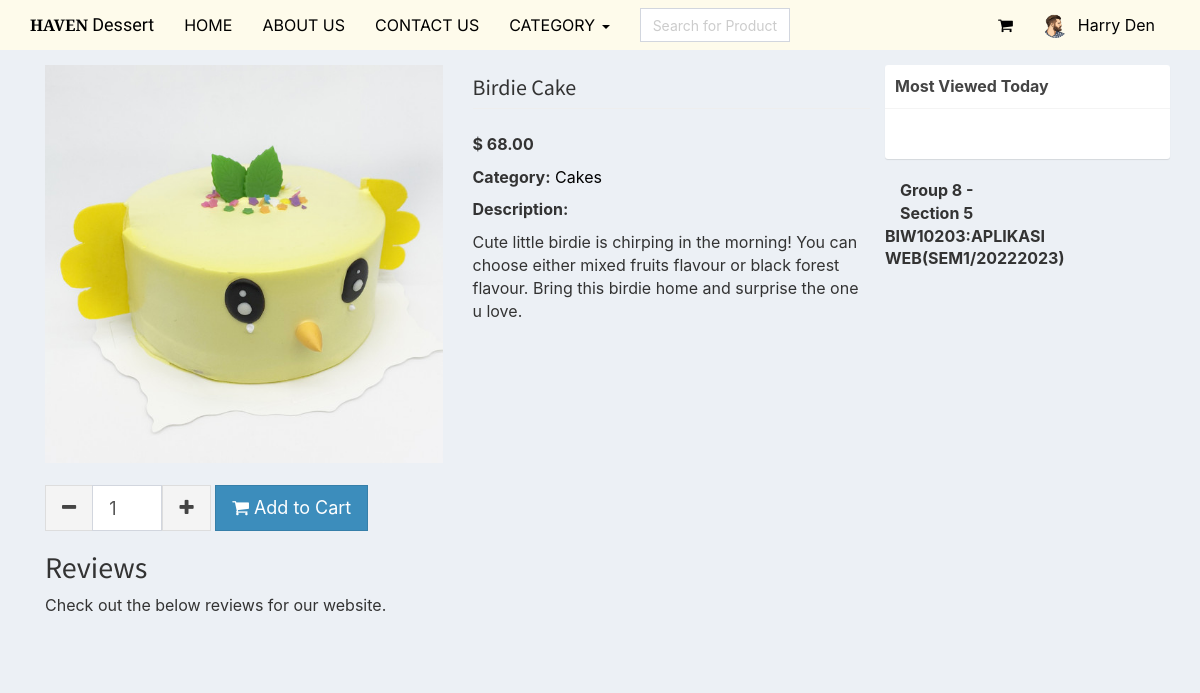
Screenshot of /product.php?product=Birdie Cake (signed in) with the database file from the repository.
### tables this page shows
CREATE TABLE `users` (
  `id` int(11) NOT NULL,
  `email` varchar(200) NOT NULL,
  `password` varchar(60) NOT NULL,
  `type` int(1) NOT NULL,
  `firstname` varchar(50) NOT NULL,
  `lastname` varchar(50) NOT NULL,
  `address` text NOT NULL,
  `contact_info` varchar(100) NOT NULL,
  `photo` varchar(200) NOT NULL,
  `status` int(1) NOT NULL,
  `activate_code` varchar(15) NOT NULL,
  `reset_code` varchar(15) NOT NULL,
  `created_on` date NOT NULL
);

CREATE TABLE `products` (
  `id` int(11) NOT NULL,
  `category_id` int(11) NOT NULL,
  `name` text NOT NULL,
  `description` text NOT NULL,
  `slug` varchar(200) NOT NULL,
  `price` double NOT NULL,
  `photo` varchar(200) NOT NULL,
  `date_view` date NOT NULL,
  `counter` int(11) NOT NULL
);

CREATE TABLE `category` (
  `id` int(11) NOT NULL,
  `name` varchar(100) NOT NULL,
  `cat_slug` varchar(150) NOT NULL
);

### includes/session.php (called while the page is built, shortened)
<?php
	include 'includes/conn.php';
	if(isset($_SESSION['user'])){
		$conn = $pdo->open();
		try{
			$stmt = $conn->prepare("SELECT * FROM users WHERE id=:id");
			$stmt->execute(['id'=>$_SESSION['user']]);
			$user = $stmt->fetch();
		}
		catch(PDOException $e){
			echo "There is some problem in connection: " . $e->getMessage();
		}
	}
?>

### product.php (the view, shortened to what this page needs)
<!DOCTYPE html>
<link rel="stylesheet" href="dist/css/AdminLTE.css">
<?php include 'includes/session.php'; ?>
<?php
	$conn = $pdo->open();
	$slug = $_GET['product'];
	try{
	    $stmt = $conn->prepare("SELECT *, products.name AS prodname, category.name AS catname, products.id AS prodid FROM products LEFT JOIN category ON category.id=products.category_id WHERE slug = :slug");
	    $stmt->execute(['slug' => $slug]);
	    $product = $stmt->fetch();
	}
	catch(PDOException $e){
		echo "There is some problem in connection: " . $e->getMessage();
	}
?>
<?php include 'includes/header.php'; ?>
<body class="hold-transition skin-blue layout-top-nav">
<div class="productde">
	<?php include 'includes/navbar.php'; ?>
	  <div class="content-wrapper">
	    <div class="container">
	      <section class="content">
	        <div class="row">
	        	<div class="col-sm-9">
		            <div class="row">
		            	<div class="col-sm-6">
		            		<img src="<?php echo (!empty($product['photo'])) ? 'images/'.$product['photo'] : 'images/noimage.jpg'; ?>" width="100%" class="zoom" data-magnify-src="images/large-<?php echo $product['photo']; ?>">
		            		<br><br>
		            		<form class="form-inline" id="productForm">
		            			<div class="form-group">
			            			<div class="input-group col-sm-5">
			            				<span class="input-group-btn">
			            					<button type="button" id="minus" class="btn btn-default btn-flat btn-lg"><i class="fa fa-minus"></i></button>
			            				</span>
							          	<input type="text" name="quantity" id="quantity" class="form-control input-lg" value="1">
							            <span class="input-group-btn">
							                <button type="button" id="add" class="btn btn-default btn-flat btn-lg"><i class="fa fa-plus"></i>
							                </button>
							            </span>
							        </div>
			            			<button type="submit" class="btn btn-primary btn-lg btn-flat"><i class="fa fa-shopping-cart"></i> Add to Cart</button>
			            		</div>
		            		</form>
					<div class="reviewtt">
						<h2>Reviews</h2>
					<p>Check out the below reviews for our website.</p>
		</div>
		</div>
		            	<div class="col-sm-6">
		            		<h1 class="page-header"><?php echo $product['prodname']; ?></h1>
		            		<h3><b>&#36; <?php echo number_format($product['price'], 2); ?></b></h3>
		            		<p><b>Category:</b> <a href="category.php?category=<?php echo $product['cat_slug']; ?>"><?php echo $product['catname']; ?></a></p>
		            		<p><b>Description:</b></p>
		            		<p><?php echo $product['description']; ?></p>
		            	</div>
		            </div>
		            <br>
	        	</div>
	        	<div class="col-sm-3">
	        		<?php include 'includes/sidebar.php'; ?>
  	<?php include 'includes/footer.php'; ?>
</div>
</body>
</html>

### includes/navbar.php (shortened to what this page needs)
<link rel="stylesheet" href="dist/css/AdminLTE.css">
<header class="main-header">
  <nav class="navbar navbar-static-top">
    <div class="container">
      <div class="navbar-header">
        <a href="index.php" class="navbar-brand"><b>HAVEN </b>Dessert</a>
      </div>
      <div class="collapse navbar-collapse pull-left" id="navbar-collapse">
        <ul class="nav navbar-nav">
          <li><a href="index.php">HOME</a></li>
          <li><a href="about us .php">ABOUT US</a></li>
          <li><a href="contact.php">CONTACT US</a></li>
          <li class="dropdown">
            <a href="#" class="dropdown-toggle" data-toggle="dropdown">CATEGORY <span class="caret"></span></a>
          </li>
        </ul>
        <form method="POST" class="navbar-form navbar-left" action="search.php">
          <div class="input-group">
              <input type="text" class="form-control" id="navbar-search-input" name="keyword" placeholder="Search for Product" required>
          </div>
        </form>
      </div>
      <div class="navbar-custom-menu">
        <ul class="nav navbar-nav">
          <li class="dropdown messages-menu">
            <a href="#" class="dropdown-toggle" data-toggle="dropdown">
              <i class="fa fa-shopping-cart"></i>
            </a>
          </li>
          <?php
            if(isset($_SESSION['user'])){
              $image = (!empty($user['photo'])) ? 'images/'.$user['photo'] : 'images/profile.jpg';
              echo '
                <li class="dropdown user user-menu">
                  <a href="#" class="dropdown-toggle" data-toggle="dropdown">
                    <img src="'.$image.'" class="user-image" alt="User Image">
                    <span class="hidden-xs">'.$user['firstname'].' '.$user['lastname'].'</span>
                  </a>
                  <ul class="dropdown-menu">
                    <li class="user-header">
                      <img src="'.$image.'" class="img-circle" alt="User Image">
                      <p>
                        '.$user['firstname'].' '.$user['lastname'].'
                        <small>Member since '.date('M. Y', strtotime($user['created_on'])).'</small>
                      </p>
                    </li>
                    <li class="user-footer">
                      <div class="pull-left">
                        <a href="profile.php" class="btn btn-default btn-flat">Profile</a>
                      </div>
                      <div class="pull-right">
                        <a href="logout.php" class="btn btn-default btn-flat">Sign out</a>
                      </div>
                    </li>
                  </ul>
                </li>
              ';
            }
            else{
              echo "
                <li><a href='login.php'>LOGIN</a></li>
                <li><a href='signup.php'>SIGNUP</a></li>
              ";
            }
          ?>
        </ul>
      </div>
    </div>
  </nav>
</header>

### includes/header.php (style rules this page uses)
@media (min-width: 768px) { #navbar-search-input { width: 60px; } }
@media (min-width: 992px) { #navbar-search-input { width: 150px; } }

### rows the page displays
users: photo (picture), firstname "Harry", lastname "Den"
products: photo (picture), name "Birdie Cake", price "68.00", category.name "Cakes", description "Cute little birdie is chirping in the morning! You can choose either mixed fruits flavour or black forest flavour. Bring this birdie home and surprise the one u love."
